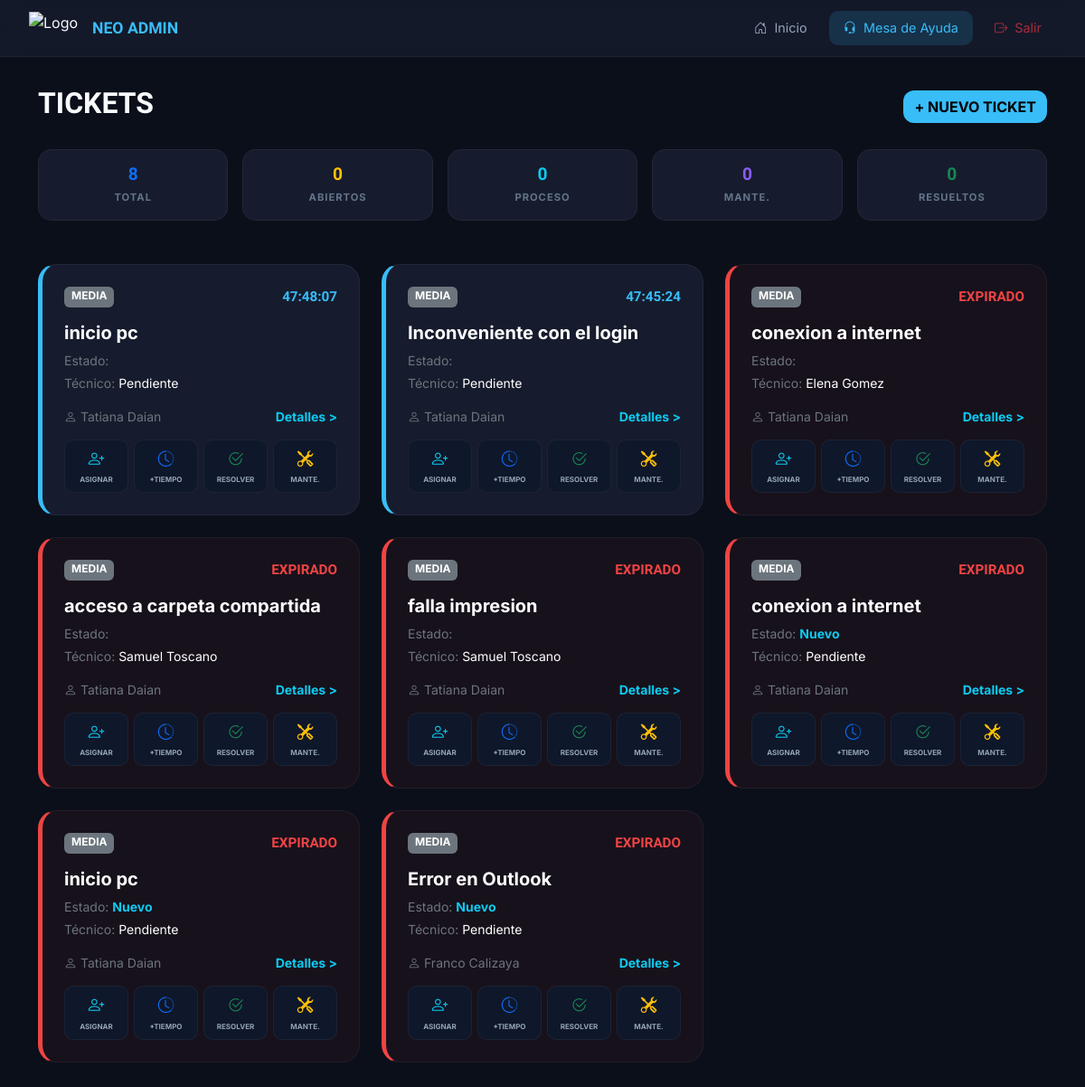
Page /tickets_lista.php (signed in) on the committed database.
### tables this page shows
CREATE TABLE `tickets` (
  `id` int(11) NOT NULL,
  `asunto` varchar(150) NOT NULL,
  `descripcion` text NOT NULL,
  `prioridad` enum('Baja','Media','Alta','Urgente') DEFAULT 'Media',
  `estado` enum('Nuevo','En curso','Resuelto','Cerrado') DEFAULT 'Nuevo',
  `detalle_resolucion` text DEFAULT NULL,
  `solicitante_id` int(11) NOT NULL,
  `tecnico_id` int(11) DEFAULT NULL,
  `fecha_creacion` timestamp NOT NULL DEFAULT current_timestamp(),
  `fecha_mantenimiento` date DEFAULT NULL,
  `fecha_actualizacion` timestamp NOT NULL DEFAULT current_timestamp() ON UPDATE current_timestamp(),
  `fecha_limite` datetime DEFAULT NULL,
  `tipo` enum('Incidencia','Solicitud') DEFAULT 'Incidencia',
  `origen` varchar(50) DEFAULT NULL,
  `archivo_adjunto` longblob DEFAULT NULL,
  `archivo_nombre` varchar(255) DEFAULT NULL,
  `archivo_tipo` varchar(100) DEFAULT NULL
);

CREATE TABLE `usuarios` (
  `id` int(11) NOT NULL,
  `nombre_completo` varchar(100) NOT NULL,
  `usuario` varchar(50) NOT NULL,
  `email` varchar(255) DEFAULT NULL,
  `password` varchar(255) NOT NULL,
  `rol` enum('administrador','operativo','tecnico') DEFAULT NULL,
  `area` varchar(100) DEFAULT NULL,
  `dni` varchar(20) DEFAULT NULL,
  `ultimo_login` datetime DEFAULT NULL,
  `creado_en` timestamp NOT NULL DEFAULT current_timestamp()
);

### tickets_lista.php (the view, shortened to what this page needs)
<?php
require_once 'db.php';
$usuario_id = $_SESSION['usuario_id'];
$rol = $_SESSION['rol'];
$query_stats = "SELECT
    COUNT(*) as total,
    SUM(CASE WHEN estado = 'Abierto' OR estado = 'Mantenimiento' THEN 1 ELSE 0 END) as abiertos,
    SUM(CASE WHEN estado = 'En Proceso' THEN 1 ELSE 0 END) as proceso,
    SUM(CASE WHEN estado = 'Mantenimiento' THEN 1 ELSE 0 END) as mantenimiento,
    SUM(CASE WHEN estado = 'Resuelto' THEN 1 ELSE 0 END) as resueltos
    FROM tickets";
$stats_res = $conexion->query($query_stats);
$stats = $stats_res->fetch_assoc();
$sql = ($rol == 'administrador' || $rol == 'tecnico')
    ? "SELECT t.id, t.asunto, t.descripcion, t.prioridad, t.estado, t.tipo, t.fecha_creacion, t.fecha_limite,
              t.fecha_mantenimiento, t.detalle_resolucion, t.archivo_adjunto,
              u_sol.nombre_completo AS solicitante_nombre, u_tec.nombre_completo AS tecnico_nombre,
              t.tecnico_id
       FROM tickets t
       JOIN usuarios u_sol ON t.solicitante_id = u_sol.id
       LEFT JOIN usuarios u_tec ON t.tecnico_id = u_tec.id"
    : "SELECT t.id, t.asunto, t.descripcion, t.prioridad, t.estado, t.tipo, t.fecha_creacion, t.fecha_limite,
              t.fecha_mantenimiento, t.detalle_resolucion, t.archivo_adjunto,
              u_sol.nombre_completo AS solicitante_nombre
       FROM tickets t
       JOIN usuarios u_sol ON t.solicitante_id = u_sol.id
       WHERE t.solicitante_id = $usuario_id";
$sql .= " ORDER BY t.fecha_creacion DESC";
$res = $conexion->query($sql);
?>
<!DOCTYPE html>
<html lang="es">
<head>
    <link href="https://cdn.jsdelivr.net/npm/bootstrap@5.3.0/dist/css/bootstrap.min.css" rel="stylesheet">
    <link rel="stylesheet" href="https://cdn.jsdelivr.net/npm/bootstrap-icons@1.11.1/font/bootstrap-icons.css">
</head>
<body>
    <nav class="neo-navbar d-flex justify-content-between align-items-center sticky-top">
        <div class="d-flex align-items-center gap-3">
            <img src="img/logo_neoadmin.png" alt="Logo" class="logo-img">
            <span style="font-family: 'Orbitron'; font-size: 1.1rem; color: var(--accent); font-weight: bold;">NEO ADMIN</span>
        </div>
        <div class="d-flex gap-2">
            <a href="dashboard.php" class="nav-link-neo"><i class="bi bi-house-door"></i> Inicio</a>
            <a href="tickets_lista.php" class="nav-link-neo" style="background: var(--accent-soft); color: var(--accent);"><i class="bi bi-headset"></i> Mesa de Ayuda</a>
            <a href="logout.php" class="nav-link-neo text-danger opacity-75"><i class="bi bi-box-arrow-right"></i> Salir</a>
        </div>
    </nav>
    <div class="container pb-5">
        <div class="d-flex justify-content-between align-items-center mb-4">
            <h2 style="font-family: 'Orbitron'; font-weight: bold;">TICKETS</h2>
            <a href="tickets_crear.php" class="btn btn-info fw-bold" style="border-radius: 12px; background: var(--accent); border:none;">+ NUEVO TICKET</a>
        </div>
        <div class="row g-3 mb-5">
            <div class="col-md"><a href="tickets_lista.php" class="card-stat"><h6><?php echo $stats['total']; ?></h6><small>TOTAL</small></a></div>
            <div class="col-md"><a href="tickets_lista.php?estado=Abierto" class="card-stat"><h6 class="text-warning"><?php echo $stats['abiertos']; ?></h6><small>ABIERTOS</small></a></div>
            <div class="col-md"><a href="tickets_lista.php?estado=En Proceso" class="card-stat"><h6 class="text-info"><?php echo $stats['proceso']; ?></h6><small>PROCESO</small></a></div>
            <div class="col-md"><a href="tickets_lista.php?estado=Mantenimiento" class="card-stat"><h6 style="color: var(--mante-color);"><?php echo $stats['mantenimiento']; ?></h6><small>MANTE.</small></a></div>
            <div class="col-md"><a href="tickets_lista.php?estado=Resuelto" class="card-stat"><h6 class="text-success"><?php echo $stats['resueltos']; ?></h6><small>RESUELTOS</small></a></div>
        </div>
        <div class="row g-4">
            <?php while($row = $res->fetch_assoc()):
                $isMantenimiento = ($row['estado'] === 'Mantenimiento');
                $displayTitle = $isMantenimiento ? ($row['detalle_resolucion'] ?: 'Mantenimiento Programado') : $row['asunto'];
                $displayDeadline = $isMantenimiento ? $row['fecha_mantenimiento'] : $row['fecha_limite'];
                if(empty($displayDeadline) && !$isMantenimiento){
                    $displayDeadline = date('Y-m-d H:i:s', strtotime($row['fecha_creacion'] . ' + 48 hours'));
                }
                $ticketArray = [
                    'id' => $row['id'],
                    'asunto' => $row['asunto'],
                    'descripcion' => $row['descripcion'],
                    'prioridad' => $row['prioridad'],
                    'tipo' => $row['tipo'],
                    'adjunto' => $row['archivo_adjunto'] ?? ''
                ];
                $ticketJsonSeguro = htmlspecialchars(json_encode($ticketArray, JSON_HEX_APOS | JSON_HEX_QUOT | JSON_UNESCAPED_UNICODE), ENT_QUOTES, 'UTF-8');
            ?>
            <div class="col-md-4">
                <div class="card-ticket <?php echo $isMantenimiento ? 'card-mantenimiento' : ''; ?>"
                     id="card-<?php echo $row['id']; ?>"
                     data-deadline="<?php echo $displayDeadline; ?>"
                     data-estado="<?php echo $row['estado']; ?>">
                    <div class="d-flex justify-content-between mb-3">
                        <span class="badge <?php echo $isMantenimiento ? 'bg-primary' : 'bg-secondary'; ?> text-uppercase px-2 py-1">
                            <?php echo $isMantenimiento ? 'Mantenimiento' : $row['prioridad']; ?>
                        </span>
                        <div id="timer-<?php echo $row['id']; ?>" class="timer-display">Cargando...</div>
                    </div>
                    <h5 class="fw-bold text-white mb-2 text-truncate"><?php echo htmlspecialchars($displayTitle); ?></h5>
                    <p class="text-secondary small mb-1">Estado: <span class="text-info fw-bold"><?php echo $row['estado']; ?></span></p>
                    <p class="text-secondary small mb-3">Técnico: <span class="text-white"><?php echo $row['tecnico_nombre'] ?? 'Pendiente'; ?></span></p>
                    <div class="d-flex justify-content-between align-items-center mb-1">
                        <span class="small text-secondary text-truncate" style="max-width: 70%;"><i class="bi bi-person me-1"></i><?php echo htmlspecialchars($row['solicitante_nombre']); ?></span>
                        <a href="javascript:void(0)"
                           onclick="verDetalle(this)"
                           data-ticket="<?php echo $ticketJsonSeguro; ?>"
                           class="text-info small text-decoration-none fw-bold">
                           Detalles >
                        </a>
                    </div>
                    <?php if ($rol == 'administrador' || $rol == 'tecnico'): ?>
                    <div class="btn-action-group">
                        <div onclick="asignarTicket(<?php echo $row['id']; ?>)" class="btn-action-card">
                            <i class="bi bi-person-plus text-info"></i><span>Asignar</span>
                        </div>
                        <div onclick="extenderTiempo(<?php echo $row['id']; ?>)" class="btn-action-card">
                            <i class="bi bi-clock-history text-primary"></i><span>+Tiempo</span>
                        </div>
                        <div onclick="resolverTicket(<?php echo $row['id']; ?>)" class="btn-action-card">
                            <i class="bi bi-check2-circle text-success"></i><span>Resolver</span>
                        </div>
                        <div onclick="mantenimientoTicket(<?php echo $row['id']; ?>)" class="btn-action-card">
                            <i class="bi bi-tools text-warning"></i><span>Mante.</span>
                        </div>
                    </div>
                    <?php endif; ?>
                </div>
            </div>
            <?php endwhile; ?>
        </div>
    </div>
</body>
</html>

### tickets_lista.php (style rules this page uses)
:root { --bg-dark: #0b0f1a; --card-bg: #161c2d; --accent: #38bdf8; --accent-soft: rgba(56, 189, 248, 0.15); --glass-border: rgba(255, 255, 255, 0.08); --text-gray: #94a3b8; --warning-alert: #fbbf24; --danger-alert: #ef4444; --mante-color: #8b5cf6; }
body { background-color: var(--bg-dark); color: #f8fafc; font-family: 'Inter', sans-serif; }
.neo-navbar { background: rgba(22, 28, 45, 0.8); backdrop-filter: blur(10px); padding: 0.75rem 2rem; border-bottom: 1px solid rgba(255, 255, 255, 0.05); margin-bottom: 2rem; }
.logo-img { height: 35px; }
.nav-link-neo { text-decoration: none; padding: 8px 16px; border-radius: 10px; font-size: 0.9rem; color: var(--text-gray); display: flex; align-items: center; gap: 8px; transition: 0.2s; }
.card-stat { background: var(--card-bg); border-radius: 15px; border: 1px solid rgba(255,255,255,0.05); padding: 15px; text-align: center; text-decoration: none; display: block; transition: 0.2s; }
.card-stat h6 { font-family: 'Orbitron'; font-weight: bold; font-size: 1.2rem; margin: 0; }
.card-stat small { color: #64748b; font-size: 0.7rem; font-weight: 700; letter-spacing: 1px; }
.card-ticket { background: var(--card-bg); border-radius: 20px; border: 1px solid rgba(255,255,255,0.05); padding: 1.5rem; height: 100%; transition: all 0.3s ease; position: relative; border-left: 5px solid transparent; }
.card-normal { border-left-color: var(--accent); }
.card-expired { border-left-color: var(--danger-alert); background: rgba(239, 68, 68, 0.05); animation: pulse-red 2s infinite; }
.timer-display { font-family: 'Orbitron'; font-size: 0.95rem; font-weight: bold; }
.btn-action-group { display: grid; grid-template-columns: repeat(4, 1fr); gap: 6px; margin-top: 15px; }
.btn-action-card { background: #0f172a; border: 1px solid rgba(255,255,255,0.05); color: white; padding: 8px 2px; border-radius: 10px; display: flex; flex-direction: column; align-items: center; cursor: pointer; transition: 0.2s; }
.btn-action-card i { font-size: 1.1rem; margin-bottom: 3px; }
.btn-action-card span { font-size: 8px; text-transform: uppercase; color: var(--text-gray); font-weight: 700; }

### rows in the picture
tickets: prioridad "MEDIA", asunto "inicio pc", tecnico_nombre "Pendiente", solicitante.nombre_completo "Tatiana Daian"
tickets: prioridad "MEDIA", asunto "Inconveniente con el login", tecnico_nombre "Pendiente", solicitante.nombre_completo "Tatiana Daian"
tickets: prioridad "MEDIA", asunto "conexion a internet", tecnico.nombre_completo "Elena Gomez", solicitante.nombre_completo "Tatiana Daian"
tickets: prioridad "MEDIA", asunto "acceso a carpeta compartida", tecnico.nombre_completo "Samuel Toscano", solicitante.nombre_completo "Tatiana Daian"
tickets: prioridad "MEDIA", asunto "falla impresion", tecnico.nombre_completo "Samuel Toscano", solicitante.nombre_completo "Tatiana Daian"
tickets: prioridad "MEDIA", asunto "conexion a internet", estado "Nuevo", tecnico_nombre "Pendiente", solicitante.nombre_completo "Tatiana Daian"
tickets: prioridad "MEDIA", asunto "inicio pc", estado "Nuevo", tecnico_nombre "Pendiente", solicitante.nombre_completo "Tatiana Daian"
tickets: prioridad "MEDIA", asunto "Error en Outlook", estado "Nuevo", tecnico_nombre "Pendiente", solicitante.nombre_completo "Franco Calizaya"

### other values in the picture
$stats['total'] "8"
$stats['abiertos'] "0"
$stats['proceso'] "0"
$stats['mantenimiento'] "0"
$stats['resueltos'] "0"
